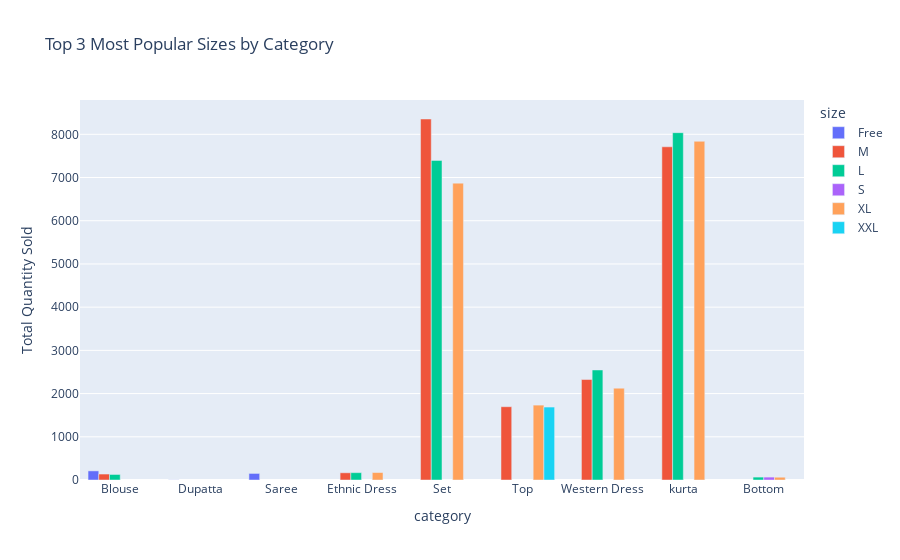

Here is the notebook cell this chart was saved with:
### Code cell
px.bar(top_sizes_by_category, 
             x='category', 
             y='Quantity', 
             color='size',
             title='Top 3 Most Popular Sizes by Category',
             labels={'Quantity': 'Total Quantity Sold'},
             barmode='group')

### Figure 1 — Plotly figure (JSON) as saved in the notebook; plotly's stock layout.template omitted (floating-point values rounded to 4 significant figures)
{"data": [{"alignmentgroup": "True", "hovertemplate": "size=Free<br>category=%{x}<br>Total Quantity Sold=%{y}<extra></extra>", "legendgroup": "Free", "marker": {"color": "#636efa", "pattern": {"shape": ""}}, "name": "Free", "offsetgroup": "Free", "orientation": "v", "showlegend": true, "textposition": "auto", "type": "bar", "x": ["Blouse", "Dupatta", "Saree"], "xaxis": "x", "y": [211, 3, 152], "yaxis": "y"}, {"alignmentgroup": "True", "hovertemplate": "size=M<br>category=%{x}<br>Total Quantity Sold=%{y}<extra></extra>", "legendgroup": "M", "marker": {"color": "#EF553B", "pattern": {"shape": ""}}, "name": "M", "offsetgroup": "M", "orientation": "v", "showlegend": true, "textposition": "auto", "type": "bar", "x": ["Blouse", "Ethnic Dress", "Set", "Top", "Western Dress", "kurta"], "xaxis": "x", "y": [138, 167, 8354, 1696, 2325, 7711], "yaxis": "y"}, {"alignmentgroup": "True", "hovertemplate": "size=L<br>category=%{x}<br>Total Quantity Sold=%{y}<extra></extra>", "legendgroup": "L", "marker": {"color": "#00cc96", "pattern": {"shape": ""}}, "name": "L", "offsetgroup": "L", "orientation": "v", "showlegend": true, "textposition": "auto", "type": "bar", "x": ["Blouse", "Bottom", "Ethnic Dress", "Set", "Western Dress", "kurta"], "xaxis": "x", "y": [128, 67, 170, 7396, 2546, 8038], "yaxis": "y"}, {"alignmentgroup": "True", "hovertemplate": "size=S<br>category=%{x}<br>Total Quantity Sold=%{y}<extra></extra>", "legendgroup": "S", "marker": {"color": "#ab63fa", "pattern": {"shape": ""}}, "name": "S", "offsetgroup": "S", "orientation": "v", "showlegend": true, "textposition": "auto", "type": "bar", "x": ["Bottom"], "xaxis": "x", "y": [67], "yaxis": "y"}, {"alignmentgroup": "True", "hovertemplate": "size=XL<br>category=%{x}<br>Total Quantity Sold=%{y}<extra></extra>", "legendgroup": "XL", "marker": {"color": "#FFA15A", "pattern": {"shape": ""}}, "name": "XL", "offsetgroup": "XL", "orientation": "v", "showlegend": true, "textposition": "auto", "type": "bar", "x": ["Bottom", "Ethnic Dress", "Set", "Top", "Western Dress", "kurta"], "xaxis": "x", "y": [64, 173, 6870, 1733, 2125, 7838], "yaxis": "y"}, {"alignmentgroup": "True", "hovertemplate": "size=XXL<br>category=%{x}<br>Total Quantity Sold=%{y}<extra></extra>", "legendgroup": "XXL", "marker": {"color": "#19d3f3", "pattern": {"shape": ""}}, "name": "XXL", "offsetgroup": "XXL", "orientation": "v", "showlegend": true, "textposition": "auto", "type": "bar", "x": ["Top"], "xaxis": "x", "y": [1688], "yaxis": "y"}], "layout": {"barmode": "group", "legend": {"title": {"text": "size"}, "tracegroupgap": 0}, "title": {"text": "Top 3 Most Popular Sizes by Category"}, "xaxis": {"anchor": "y", "domain": [0, 1], "title": {"text": "category"}}, "yaxis": {"anchor": "x", "domain": [0, 1], "title": {"text": "Total Quantity Sold"}}}}
